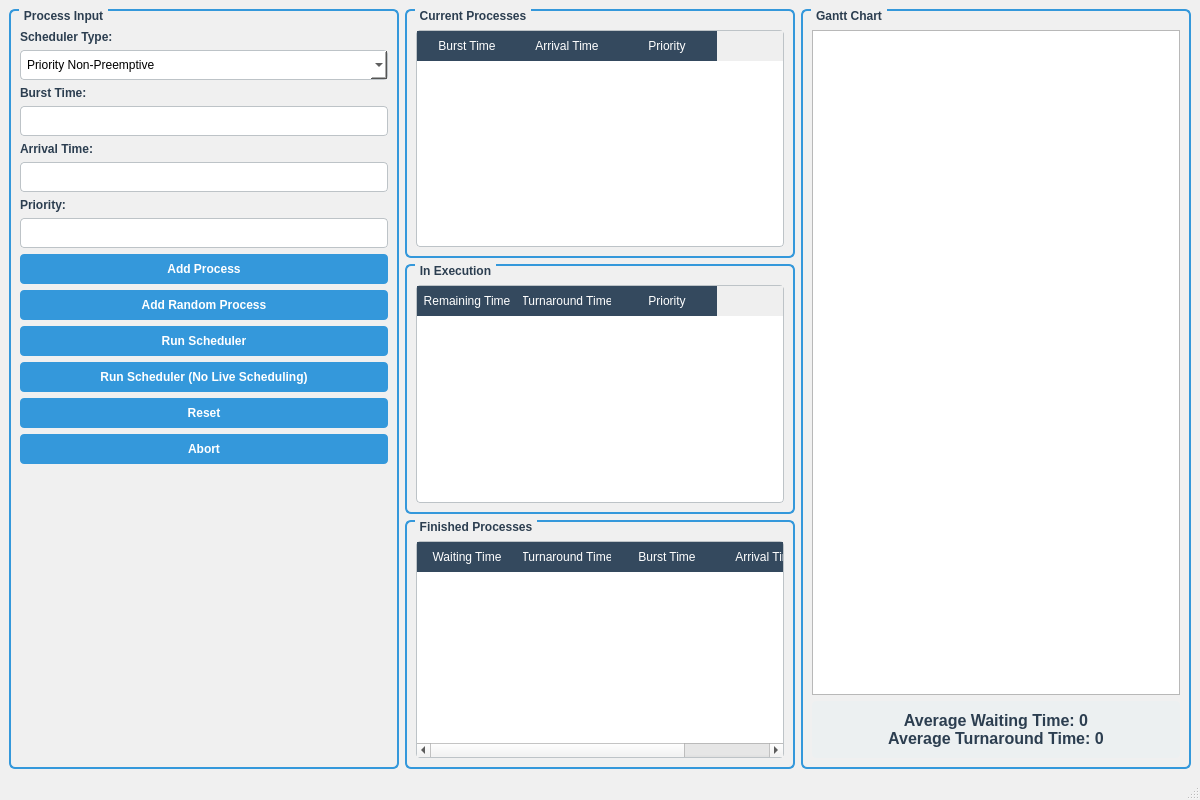
<?xml version="1.0" encoding="UTF-8"?>
<ui version="4.0">
 <class>MainWindow</class>
 <widget class="QMainWindow" name="MainWindow">
  <property name="geometry">
   <rect>
    <x>0</x>
    <y>0</y>
    <width>1200</width>
    <height>800</height>
   </rect>
  </property>
  <property name="windowTitle">
   <string>CPU Scheduler Simulator</string>
  </property>
  <property name="styleSheet">
   <string notr="true">QMainWindow {
    background-color: #f0f0f0;
}
QLabel {
    color: #2c3e50;
    font-weight: bold;
}
QPushButton {
    background-color: #3498db;
    color: white;
    border: none;
    padding: 8px 16px;
    border-radius: 4px;
    font-weight: bold;
}
QPushButton:hover {
    background-color: #2980b9;
}
QPushButton:disabled {
    background-color: #bdc3c7;
}
QTableWidget {
    background-color: white;
    border: 1px solid #bdc3c7;
    border-radius: 4px;
}
QTableWidget::item {
    padding: 4px;
}
QTableWidget::item:selected {
    background-color: #3498db;
    color: white;
}
QHeaderView::section {
    background-color: #34495e;
    color: white;
    padding: 6px;
    border: none;
}
QLineEdit {
    padding: 6px;
    border: 1px solid #bdc3c7;
    border-radius: 4px;
    background-color: white;
}
QComboBox {
    padding: 6px;
    border: 1px solid #bdc3c7;
    border-radius: 4px;
    background-color: white;
}
QGroupBox {
    border: 2px solid #3498db;
    border-radius: 6px;
    margin-top: 1em;
    padding-top: 10px;
    font-weight: bold;
    color: #2c3e50;
}
QGroupBox::title {
    subcontrol-origin: margin;
    left: 10px;
    padding: 0 3px 0 3px;
}</string>
  </property>
  <widget class="QWidget" name="centralwidget">
   <layout class="QHBoxLayout" name="horizontalLayout">
    <item>
     <widget class="QGroupBox" name="inputGroup">
      <property name="title">
       <string>Process Input</string>
      </property>
      <layout class="QVBoxLayout" name="verticalLayout">
       <item>
        <widget class="QLabel" name="label">
         <property name="text">
          <string>Scheduler Type:</string>
         </property>
        </widget>
       </item>
       <item>
        <widget class="QComboBox" name="CbuSchedulers">
         <item>
          <property name="text">
           <string>Priority Non-Preemptive</string>
          </property>
         </item>
         <item>
          <property name="text">
           <string>Priority Preemptive</string>
          </property>
         </item>
         <item>
          <property name="text">
           <string>SJF Non-Preemptive</string>
          </property>
         </item>
         <item>
          <property name="text">
           <string>SJF Preemptive</string>
          </property>
         </item>
         <item>
          <property name="text">
           <string>FCFS</string>
          </property>
         </item>
         <item>
          <property name="text">
           <string>Round Robin</string>
          </property>
         </item>
        </widget>
       </item>
       <item>
        <widget class="QLabel" name="label_2">
         <property name="text">
          <string>Burst Time:</string>
         </property>
        </widget>
       </item>
       <item>
        <widget class="QLineEdit" name="BurstTIme"/>
       </item>
       <item>
        <widget class="QLabel" name="label_3">
         <property name="text">
          <string>Arrival Time:</string>
         </property>
        </widget>
       </item>
       <item>
        <widget class="QLineEdit" name="Arrival"/>
       </item>
       <item>
        <widget class="QLabel" name="PriorityLabel">
         <property name="text">
          <string>Priority:</string>
         </property>
        </widget>
       </item>
       <item>
        <widget class="QLineEdit" name="Priority"/>
       </item>
       <item>
        <widget class="QPushButton" name="pushButton">
         <property name="text">
          <string>Add Process</string>
         </property>
        </widget>
       </item>
       <item>
        <widget class="QPushButton" name="pushButton_2">
         <property name="text">
          <string>Add Random Process</string>
         </property>
        </widget>
       </item>
       <item>
        <widget class="QPushButton" name="pushButton_3">
         <property name="text">
          <string>Run Scheduler</string>
         </property>
        </widget>
       </item>
       <item>
        <widget class="QPushButton" name="pushButton_6">
         <property name="text">
          <string>Run Scheduler (No Live Scheduling)</string>
         </property>
        </widget>
       </item>
       <item>
        <widget class="QPushButton" name="pushButton_4">
         <property name="text">
          <string>Reset</string>
         </property>
        </widget>
       </item>
       <item>
        <widget class="QPushButton" name="pushButton_5">
         <property name="text">
          <string>Abort</string>
         </property>
        </widget>
       </item>
       <item>
        <spacer name="verticalSpacer">
         <property name="orientation">
          <enum>Qt::Vertical</enum>
         </property>
         <property name="sizeHint" stdset="0">
          <size>
           <width>20</width>
           <height>40</height>
          </size>
         </property>
        </spacer>
       </item>
      </layout>
     </widget>
    </item>
    <item>
     <layout class="QVBoxLayout" name="verticalLayout_2">
      <item>
       <widget class="QGroupBox" name="currentProcessesGroup">
        <property name="title">
         <string>Current Processes</string>
        </property>
        <layout class="QVBoxLayout" name="verticalLayout_3">
         <item>
          <widget class="QTableWidget" name="CurrentProcesses">
           <column>
            <property name="text">
             <string>Burst Time</string>
            </property>
           </column>
           <column>
            <property name="text">
             <string>Arrival Time</string>
            </property>
           </column>
           <column>
            <property name="text">
             <string>Priority</string>
            </property>
           </column>
          </widget>
         </item>
        </layout>
       </widget>
      </item>
      <item>
       <widget class="QGroupBox" name="executionGroup">
        <property name="title">
         <string>In Execution</string>
        </property>
        <layout class="QVBoxLayout" name="verticalLayout_4">
         <item>
          <widget class="QTableWidget" name="inExcution">
           <column>
            <property name="text">
             <string>Remaining Time</string>
            </property>
           </column>
           <column>
            <property name="text">
             <string>Turnaround Time</string>
            </property>
           </column>
           <column>
            <property name="text">
             <string>Priority</string>
            </property>
           </column>
          </widget>
         </item>
        </layout>
       </widget>
      </item>
      <item>
       <widget class="QGroupBox" name="finishedGroup">
        <property name="title">
         <string>Finished Processes</string>
        </property>
        <layout class="QVBoxLayout" name="verticalLayout_5">
         <item>
          <widget class="QTableWidget" name="FinishedProcesses">
           <column>
            <property name="text">
             <string>Waiting Time</string>
            </property>
           </column>
           <column>
            <property name="text">
             <string>Turnaround Time</string>
            </property>
           </column>
           <column>
            <property name="text">
             <string>Burst Time</string>
            </property>
           </column>
           <column>
            <property name="text">
             <string>Arrival Time</string>
            </property>
           </column>
          </widget>
         </item>
        </layout>
       </widget>
      </item>
     </layout>
    </item>
    <item>
     <layout class="QVBoxLayout" name="verticalLayout_6">
      <item>
       <widget class="QGroupBox" name="ganttGroup">
        <property name="title">
         <string>Gantt Chart</string>
        </property>
        <layout class="QVBoxLayout" name="verticalLayout_7">
         <item>
          <widget class="QGraphicsView" name="GanttChart">
           <property name="sizePolicy">
            <sizepolicy hsizetype="Expanding" vsizetype="Expanding">
             <horstretch>0</horstretch>
             <verstretch>1</verstretch>
            </sizepolicy>
           </property>
          </widget>
         </item>
         <item>
          <widget class="QLabel" name="AverageTimes">
           <property name="styleSheet">
            <string notr="true">font-size: 12pt;
padding: 10px;
background-color: #ecf0f1;
border-radius: 4px;</string>
           </property>
           <property name="text">
            <string>Average Waiting Time: 0
Average Turnaround Time: 0</string>
           </property>
           <property name="alignment">
            <set>Qt::AlignCenter</set>
           </property>
          </widget>
         </item>
        </layout>
       </widget>
      </item>
     </layout>
    </item>
   </layout>
  </widget>
  <widget class="QStatusBar" name="statusbar"/>
 </widget>
 <resources/>
 <connections/>
</ui>
